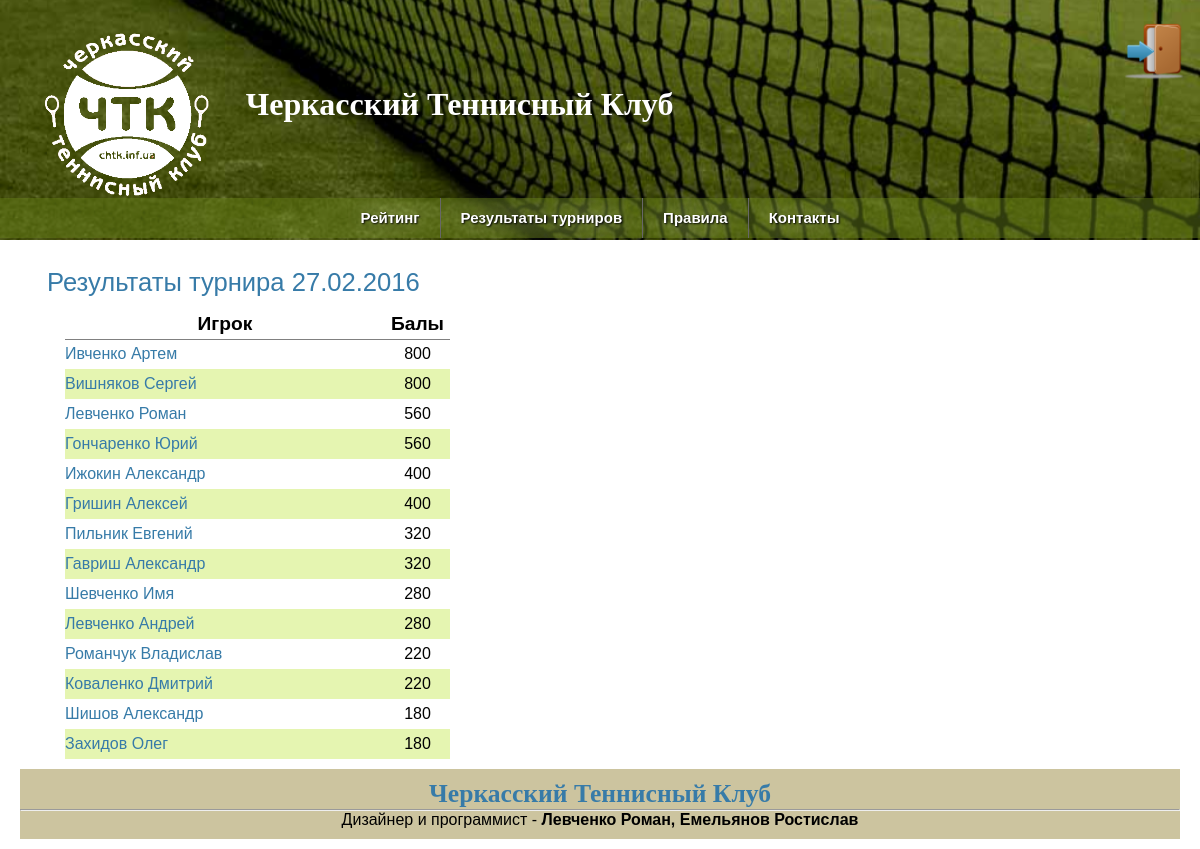
The page /2016/4/ on the database its author committed.
### chtk.py (models this page shows, shortened)
class Players(dab.Model):
    id = dab.Column(dab.Integer, primary_key=True)
    player_name = dab.Column(dab.String(20))
    player_surname = dab.Column(dab.String(20))
    path_photo = dab.Column(dab.String(40))

### chtk.py (the view)
@app.route('/<int:year>/<int:tour_id>/')
def shopping(tour_id, year):
    if year == 2016:
        num_tour = tour_result.tour_result(tour_id)
    elif year == 2017:
        num_tour = tour_result_2017.tour_result(tour_id)
    date = MyCalendar()
    date_2016 = date.get_date(tour_id)
    date_2017 = date.get_date_2017(tour_id)
    tournaments = Tournaments.query
    return render_template("tour.html", tournaments=tournaments, num_tour=num_tour, tour_id=tour_id, year=year, date_2016=date_2016, date_2017=date_2017, players=get_data_players(), len_2016=len_2016, len_2017=len_2017)

### chtk.py (called while the page is built)
def connect_db():
    rv = sqlite3.connect(app.config['DATABASE'])
    rv.row_factory = sqlite3.Row
    return rv

def get_db():
    if not hasattr(g, 'sqlite_db'):
        g.sqlite_db = connect_db()
    return g.sqlite_db

def get_data_players():
    db = get_db()
    cur_1 = db.execute('select id, player_name, player_surname, path_photo from players order by player_surname')
    players = cur_1.fetchall()
    return players

### mycalendar.py (called while the page is built)
    def get_date(self, n):
        if n in self.list_of_tournaments:
            return self.list_of_tournaments[n]
        else:
            return False

    def get_date_2017(self, n):
        if n in self.list_of_tournaments_2017:
            return self.list_of_tournaments_2017[n]
        else:
            return False

### tour_result.py (called while the page is built)
    def tour_result(self, num_of_tour):
        self.s = []
        for el in self.list_of_players:
            if ('Турнир_' + str(num_of_tour)) in el.keys():
                if el['Турнир_' + str(num_of_tour)] != '0' and el['Турнир_' + str(num_of_tour)] != 0:
                    x = [int(el['Турнир_' + str(num_of_tour)]), [el['Фамилия'], el['Имя']]]
                    self.s.append(x)
            else:
                return False
            self.s.sort(reverse=True)
        return self.s

### templates/tour.html (shortened to what this page needs)
{% extends "base.html" %}
{% block body %}
    <main>
    <div class="col-left">
        <section>
<h2 class="entres-h2">Результаты турнира {% if year == 2016 %}{{ date_2016 }}{% endif %}{% if year == 2017 %}{{ date_2017 }}{% endif %}</h2>
            <div>
        <table>
            <thead>
            <tr>
                <th>Игрок</th>
                <th>Балы</th>
            </tr>
            </thead>
            <tbody>
                {% for el in num_tour %}
                <tr>
                    {% for player in players %}
                    {% if player.player_surname == el[1][0] and player.player_name == el[1][1] %}
                    <td class="td-player"><a href="/player/{{ year }}/{{ player.id }}/">{{el[1][0]}} {{ el[1][1] }}</a></td><td class="td-rating">{{ el[0] }} </td>
                    {% endif %}
                    {% endfor %}
                </tr>
                {% endfor %}
            </tbody>
        </table>
            </div>
        </section>
{% endblock %}

### static/style_temp.css (style rules this page uses)
*, *::after, *::before { -webkit-box-sizing: border-box; -moz-box-sizing: border-box; -o-box-sizing: border-box; -ms-box-sizing: border-box; box-sizing: border-box; margin: 0; padding: 0; }
body { font-family: sans-serif; margin: 0px; }
main { padding: 10px 20px; }
main::after { content: ''; display: table; clear: both; }
.col-left { width: 70%; float: left; min-height: 500px; }
a, h1, h2 { color: #377ba8; }
h1, h2 { font-family: 'Georgia', serif; margin: 0; }
h2 { font-size: 1.6em; }
.entres-h2 { text-align: left; font-weight: 300; padding: 10px 0 2px 27px; font-family: sans-serif; }
table { margin: 10px 5px 10px 45px; padding: 7px; text-decoration: none; border-collapse: collapse; }
th { font-size: 1.2em; }
tr th { text-align: center; border-bottom: 1px solid grey; }
tr { height: 30px; }
td a { text-decoration: none; }
.td-player { width: 320px; text-align: left; }
.td-rating { width: 65px; text-align: center;; }
tr:nth-child(even) { background: rgba(217, 241, 140, 0.68); }

### rows shown on the page
Players: player_surname "Ивченко", player_name "Артем", el "800"
Players: player_surname "Вишняков", player_name "Сергей", el "800"
Players: player_surname "Левченко", player_name "Роман", el "560"
Players: player_surname "Гончаренко", player_name "Юрий", el "560"
Players: player_surname "Ижокин", player_name "Александр", el "400"
Players: player_surname "Гришин", player_name "Алексей", el "400"
Players: player_surname "Пильник", player_name "Евгений", el "320"
Players: player_surname "Гавриш", player_name "Александр", el "320"
Players: player_surname "Шевченко", player_name "Имя", el "280"
Players: player_surname "Левченко", player_name "Андрей", el "280"
Players: player_surname "Романчук", player_name "Владислав", el "220"
Players: player_surname "Коваленко", player_name "Дмитрий", el "220"
Players: player_surname "Шишов", player_name "Александр", el "180"
Players: player_surname "Захидов", player_name "Олег", el "180"

### other values the page prints
{{ date_2016 }} "27.02.2016"
